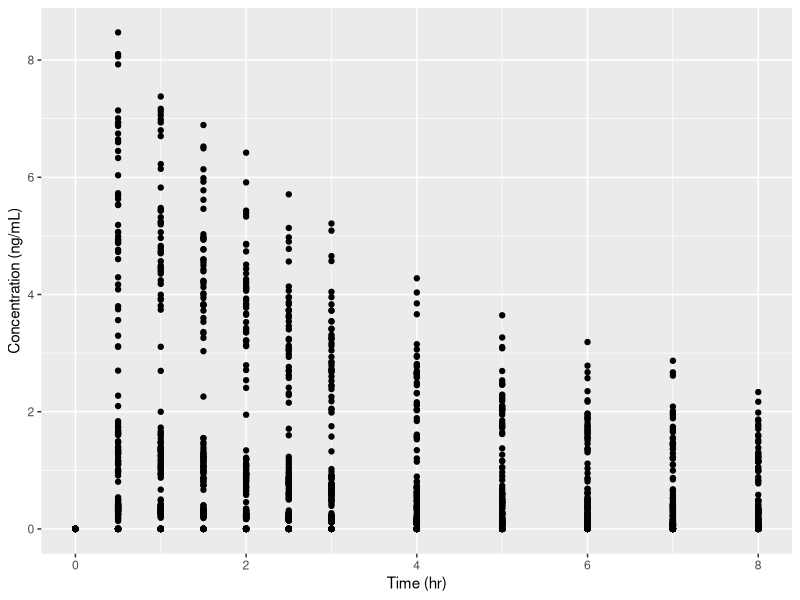
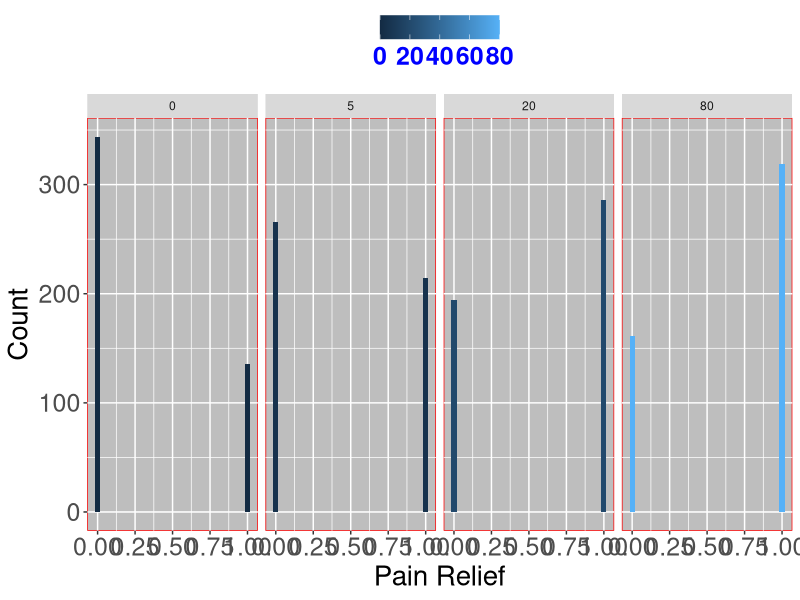
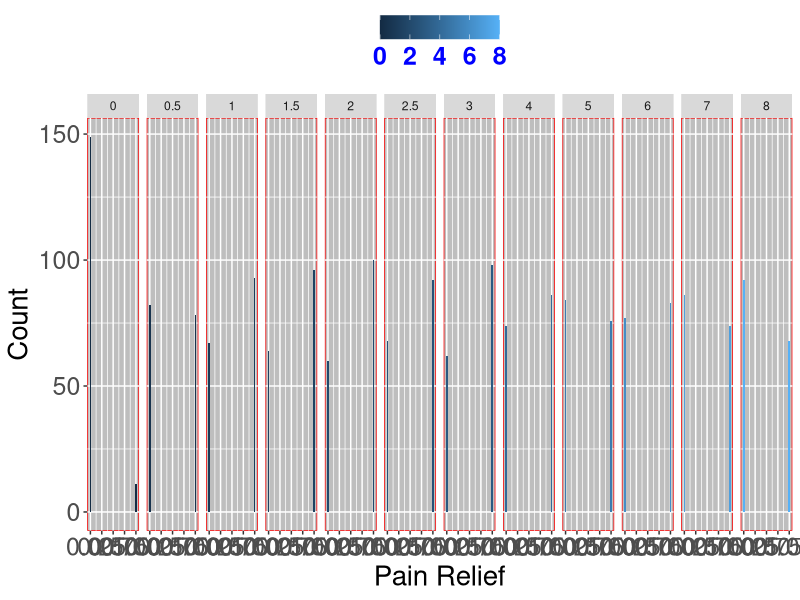
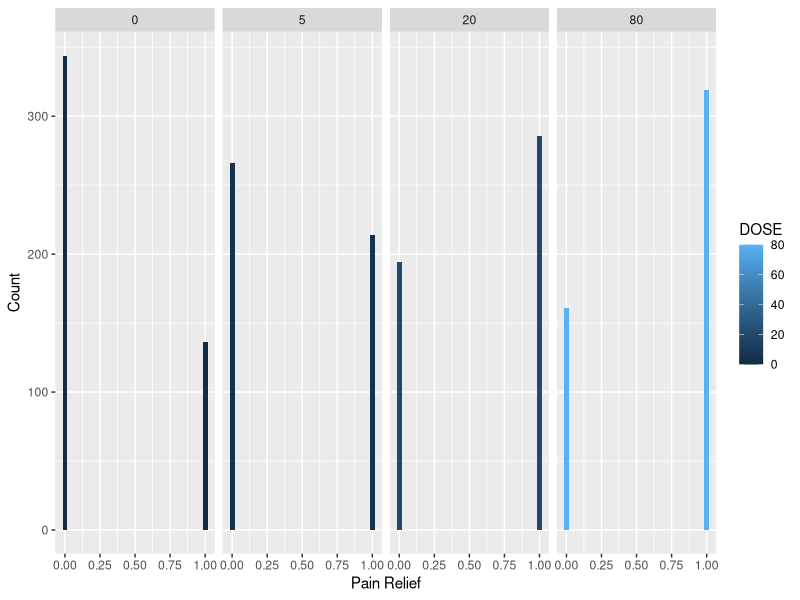
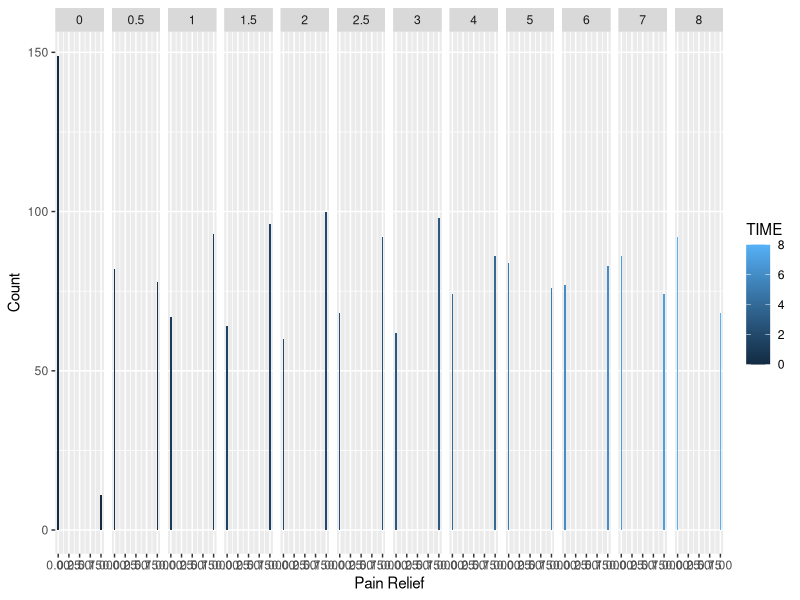
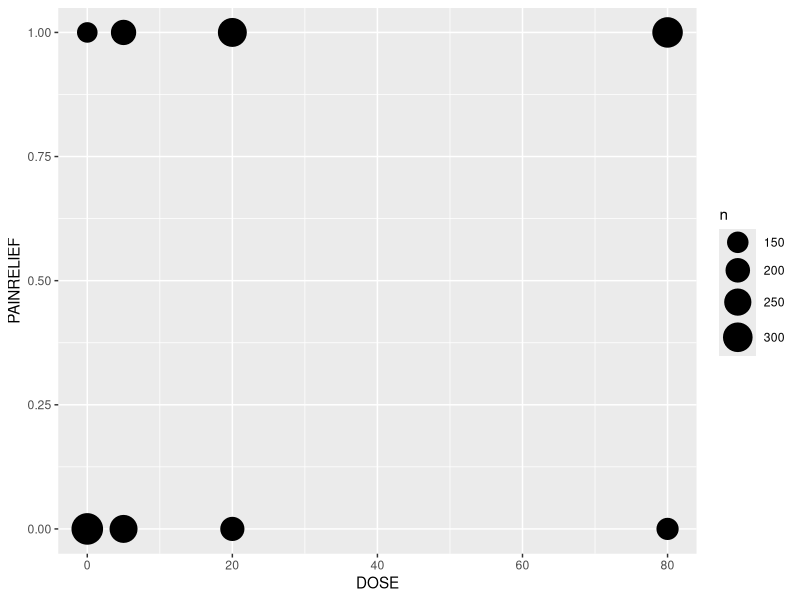
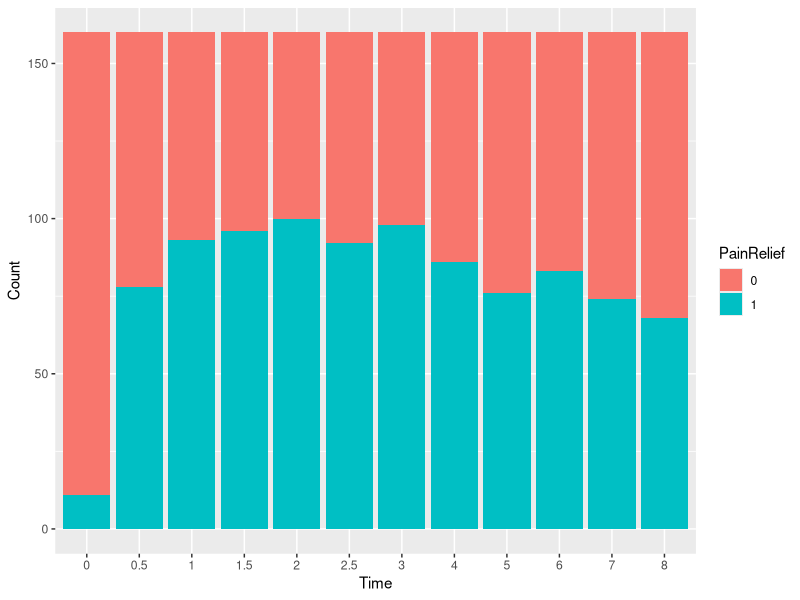
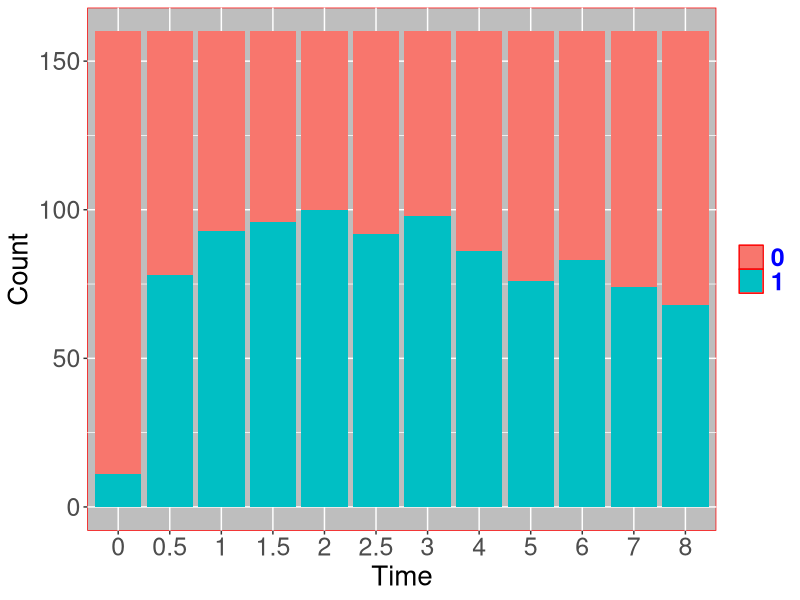

Generate these figures, in order, with R: (Note: this script raises an error after producing the figures.)
## ---- chunk 1
pain<-read.csv("Painrelief.csv", sep=",")
painHL<-read.csv("Painrelief_modHL.csv", sep=",")
remed<-read.csv("TimetoRemed.csv", sep=",")
summary(pain)
## ---- chunk 2
list.of.packages <- c("reshape2", 
                      "gee",
                      "geepack", 
                      "lme4",
                      "lmtest",
                      "ggplot2",
                      "survival")
new.packages <- list.of.packages[!(list.of.packages %in% installed.packages()[,"Package"])]
if(length(new.packages)) install.packages(new.packages)
lapply(list.of.packages, require, character.only = TRUE)
# this should return 7 TRUE statements (one for each package)
# you can also lapply library instead of require
## ---- chunk 3
library(ggplot2)
plot <- ggplot(data = pain, aes(x = TIME, y = CONC, group=ARM))+geom_point()+
  xlab("Time (hr)")+
  ylab("Concentration (ng/mL)")
plot
## ---- chunk 4

plot1<-ggplot(data=pain, aes(x=PAINRELIEF, fill=DOSE)) + 
  geom_bar(stat="bin")+
  facet_grid(. ~ DOSE)+
  xlab("Pain Relief")+
  ylab("Count")
plot1+theme(panel.background = element_rect(fill='grey', colour='red'))+
  theme(axis.title.y = element_text(colour = 'black', size = 20))+
  theme(axis.text.y = element_text(size = 18))+
  theme(axis.title.x = element_text(colour = 'black', size = 20))+
  theme(axis.text.x = element_text(size = 18))+
  theme(plot.title = element_text(lineheight=.8, face="bold"))+
  theme(legend.position="top")+
  theme(legend.title=element_blank())+
  theme(legend.text = element_text(colour="blue", size = 18, face = "bold"))

plot2<-ggplot(data=pain, aes(x=PAINRELIEF,fill=TIME)) + 
  geom_bar(stat="bin")+
  facet_grid(. ~ TIME)+
  xlab("Pain Relief")+
  ylab("Count")
plot2+theme(panel.background = element_rect(fill='grey', colour='red'))+
  theme(axis.title.y = element_text(colour = 'black', size = 20))+
  theme(axis.text.y = element_text(size = 18))+
  theme(axis.title.x = element_text(colour = 'black', size = 20))+
  theme(axis.text.x = element_text(size = 18))+
  theme(plot.title = element_text(lineheight=.8, face="bold"))+
  theme(legend.position="top")+
  theme(legend.title=element_blank())+
  theme(legend.text = element_text(colour="blue", size = 18, face = "bold"))
par(mfrow=c(1,2))
plot1
plot2

## ---- chunk 5
plot3<-ggplot(pain, aes(x = DOSE, y = PAINRELIEF)) +
  stat_sum(aes(size = ..n.., group = 1)) +
  scale_size_area(max_size=10)
plot3

## ---- chunk 6
table(pain$PAINRELIEF, pain$DOSE)
table(painHL$PAINRELIEF, painHL$CONC)

## ---- chunk 7
ftable(addmargins(xtabs(~PAINRELIEF+TIME,data=pain)))
## ---- chunk 8
ftable((xtabs(~DOSE+PAINRELIEF+TIME,data=pain)))
## ---- chunk 9
count1<-ftable(xtabs(~PAINRELIEF+TIME,data=pain))
count1
count2<-ftable(xtabs(~PAINRELIEF+DOSE,data=pain))
count2

## ---- chunk 10
mydf = melt(count1)
names(mydf) = c("PainRelief", "Time", "Count")
head(mydf)
mydf2 = melt(count2)
names(mydf2) = c("PainRelief", "Dose", "Count")
mydf2

## ---- chunk 11
plot4<-ggplot(mydf, aes(x= Time, y= Count, fill=PainRelief)) +
  geom_bar(stat="identity")
plot4

## ---- chunk 12
plot4+ theme(panel.background = element_rect(fill='gray', colour='red'))+
  theme(axis.title.y = element_text(colour = 'black', size = 20))+
  theme(axis.text.y = element_text(size = 18))+
  theme(axis.title.x = element_text(colour = 'black', size = 20))+
  theme(axis.text.x = element_text(size = 18))+
  theme(plot.title = element_text(lineheight=.8, face="bold"))+
  theme(legend.position="right")+
  theme(legend.title=element_blank())+
  theme(legend.text = element_text(colour="blue", size = 18, face = "bold"))+
  theme(strip.text.x = element_text(size = 12, face = "bold",colour = "black"))

plot5<-ggplot(mydf2, aes(x= Dose, y= Count, fill=PainRelief)) +
  geom_bar(stat="identity")

## ---- chunk 13
plot5+ theme(panel.background = element_rect(fill='gray', colour='red'))+
  theme(axis.title.y = element_text(colour = 'black', size = 20))+
  theme(axis.text.y = element_text(size = 18))+
  theme(axis.title.x = element_text(colour = 'black', size = 20))+
  theme(axis.text.x = element_text(size = 18))+
  theme(plot.title = element_text(lineheight=.8, face="bold"))+
  theme(legend.position="right")+
  theme(legend.title=element_blank())+
  theme(legend.text = element_text(colour="blue", size = 18, face = "bold"))+
  theme(strip.text.x = element_text(size = 12, face = "bold",colour = "black"))

## ---- chunk 14
pain_gee1 <- gee(PAINRELIEF ~ as.factor(DOSE)+CONC+TIME, data = pain, family = "binomial", id = ID, corstr = "independence", scale.fix = TRUE, scale.value = 1)
summary(pain_gee1)
## ---- chunk 15
teststat.gee1<-round(summary(pain_gee1)$coefficients,4)
## ---- chunk 16
pval1<-round(pnorm(abs(teststat.gee1[,5]),lower.tail=FALSE)*2,4)
## ---- chunk 17
cbind(teststat.gee1,pval1)
## ---- chunk 18
pain_gee2<- gee(PAINRELIEF ~ as.factor(DOSE)+CONC+TIME, data = pain, family = "binomial", id = ID, corstr = "exchangeable", scale.fix = TRUE, scale.value = 1)
summary(pain_gee2)
round(summary(pain_gee2)$coefficients,4)
round(summary(pain_gee2)$working.correlation,3)

## ---- chunk 19
pain_gee3<-gee(PAINRELIEF~DOSE+CONC+TIME,data=pain, family="binomial", id=ID, corstr="AR-M", scale.fix=TRUE, scale.value=1)
summary(pain_gee3)

## ---- chunk 20
pain_gee4<-gee(PAINRELIEF~as.factor(DOSE)+CONC+TIME, data=pain, family="binomial", id=ID, corstr="unstructured", scale.fix=TRUE, scale.value=1)
summary(pain_gee4)   ####Looks the best-

## ---- chunk 21
pain_geeBL<-gee(PAINRELIEF~1, data=pain, family="binomial", id=ID, corstr="unstructured", scale.fix=TRUE, scale.value=1)
summary(pain_geeBL)
baselineprob=exp(-0.5402513)/(1+exp(-0.5402513))
baselineprob
## ---- chunk 22
teststat.gee4<-round(summary(pain_gee4)$coefficients,4)
## ---- chunk 23
pval4<-round(pnorm(abs(teststat.gee4[,5]),lower.tail=FALSE)*2,4)
## ---- chunk 24
cbind(teststat.gee4,pval4)
## ---- chunk 25
se.dose5 <- summary(pain_gee1)$coefficients["as.factor(DOSE)5","Robust S.E."]
ci.dose5<-exp(coef(pain_gee1)["as.factor(DOSE)5"] + c(-1,1) * se * qnorm(0.975))
cbind(OR=exp(coef(pain_gee1)["as.factor(DOSE)5"]),ci.dose5)

se.dose20<- summary(pain_gee1)$coefficients["as.factor(DOSE)20","Robust S.E."]
ci.dose20<-exp(coef(pain_gee1)["as.factor(DOSE)20"] + c(-1,1) * se * qnorm(0.975))
cbind(OR=exp(coef(pain_gee1)["as.factor(DOSE)20"]),ci.dose20)

se.dose80<- summary(pain_gee1)$coefficients["as.factor(DOSE)80","Robust S.E."]
ci.dose80<-exp(coef(pain_gee1)["as.factor(DOSE)80"] + c(-1,1) * se * qnorm(0.975))
cbind(OR=exp(coef(pain_gee1)["as.factor(DOSE)80"]),ci.dose80)

## ---- chunk 26
se.BL <- summary(pain_geeBL)$coefficients["(Intercept)","Robust S.E."]
ci.BL<-exp(coef(pain_geeBL)["(Intercept)"] + c(-1,1) * se * qnorm(0.975))
cbind(OR=exp(coef(pain_geeBL)["(Intercept)"]),ci.BL)
## ---- chunk 27
DOSE0520<-pain$DOSE[pain$DOSE<80]
DOSE0520

## ---- chunk 28
pain.glmmBL<-glmer(PAINRELIEF ~ 1+(1|ID),data = pain, family = binomial, REML=F)
pain.glmmBL
summary(pain.glmmBL)
## ---- chunk 29
pain.glmm<-glmer(PAINRELIEF ~ as.factor(DOSE)+TIME+CONC+(1|ID),data = pain, family = binomial, REML=F)
summary(pain.glmm)
## ---- chunk 30
lrt.BLFull = 2*((-1020.7) - (-1089.131))
lrt.BLFull
## ---- chunk 31
qchisq(0.95,5)
## ---- chunk 32
pain.glmm1<-glmer(PAINRELIEF ~ as.factor(DOSE)+TIME+CONC+(1|ID)+(1|CONC),data = pain, family = binomial, REML=F)
summary(pain.glmm1)
lrt1=2*((-972.4) - (-1020.7))
lrt1
## ---- chunk 33
exp(fixef(pain.glmm1))
## ---- chunk 34
pain.glmm2<-glmer(PAINRELIEF ~ as.factor(DOSE)+CONC+(1|ID)+(1|CONC),data = pain, family = binomial, REML=F)
summary(pain.glmm2)
exp(fixef(pain.glmm2))
lrt2=2*((-972.4) - (-973.2))
lrt2
## ---- chunk 35
pain.glmm3<-glmer(PAINRELIEF ~ as.factor(DOSE)+(1|ID),data = pain, family = binomial, REML=F)
summary(pain.glmm3)

## ---- chunk 36
## Need to have resp_gee3 from Day3_longitudinal
out.compare <- round(cbind(exp(coef(resp_gee3)), exp(fixef(resp.glmm1))),3)
rownames(out.compare) <- names(coef(resp_gee3)) 
colnames(out.compare) <- c('GEE','GLMM')
out.compare

## ---- chunk 37
remed<-read.csv("TimetoRemed.csv", sep=",")
head(remed)
## ---- chunk 38
km.fit1<-survfit( Surv(REMEDTime, REMEDStatus)~ARM, data=remed) 
summary(km.fit1)
plot(km.fit1,lty=c(1,3),cex=1.8,cex.lab=1.5,cex.axis=1.5, 
     main="Probability of Remedication by Dose", xlab="Time (hr)",
     ylab="Probability of Remedication", lwd=3.0, 
     col=c("red","blue", "green", "black"))
legend("bottomleft",c("80mg","20 mg", "5mg", "Placebo"),lty=c(1,3),
       col=c("green","red", "blue", "black"), 
       cex=1.0,lwd=1.0, bty="n")
abline(h=0.5)
## ---- chunk 39
plot(km.fit1,fun="cumhaz",lty=c(1,3),cex=1.8,cex.lab=1.5,
     cex.axis=1.5, xlab="Time (hr)",ylab="Cumulative Hazard", 
     lwd=3.0, col=c("red","blue", "green", "black"))
legend("topleft",c("80mg","20 mg", "5mg", "Placebo"),lty=c(1,3),
       col=c("green","red", "blue", "black"), 
       cex=1.0,lwd=2.0, bty="n")
## ---- chunk 40
## Use the FinalPKNCA1.csv created by Day3_pmsection.R or Day3_PMpain.Rmd
nca<-read.csv("FinalPKNCA1.csv", header=TRUE)
View(nca)
remed2<-cbind(remed,nca$PPORRES_auclast)
remed3<-cbind(remed2, nca$DOSE)

remed4<-within(remed3,{DOSE<-factor(ARM,
    labels=c(0,5,20,80),levels=c("Placebo", "A5_0_at2h", 
      "A20_0_at2h", "A80_0_at2h"))})
## ---- chunk 41
cph.int<- coxph(Surv(REMEDTime, REMEDStatus) ~ 1,
                data = remed3,ties="breslow") 
summary(cph.int)
## ---- chunk 42
cph.full<- coxph(Surv(REMEDTime, REMEDStatus) ~ DOSE + 
    nca$PPORRES_auclast, data = remed4, ties="breslow") 
summary(cph.full)
## ---- chunk 43
cph.red<- coxph(Surv(REMEDTime, REMEDStatus) ~ DOSE, 
      data = remed4, ties="breslow") 
cph.red
summary(cph.red)
?plot
plot(cph.red,lty=c(1,3),cex=1.8,cex.lab=1.5,cex.axis=1.5, 
     main="Probability of Remedication by Dose", xlab="Time (hr)",
     ylab="Probability of Remedication", lwd=3.0, 
     col=c("red","blue", "green", "black"))
legend("bottomleft",c("80mg","20 mg", "5mg", "Placebo"),lty=c(1,3),
       col=c("green","red", "blue", "black"), 
       cex=1.0,lwd=1.0, bty="n")
abline(h=0.5)
## ---- chunk 44
names(remed4)
cph4.noplaceb <- coxph(Surv(REMEDTime, REMEDStatus) ~ nca$PPORRES_auclast, data = remed4, ties="breslow") 
summary(cph4.noplaceb)
cph4.noplaceb$loglik

## ---- chunk 45
lrtest(cph.full, cph.red)
